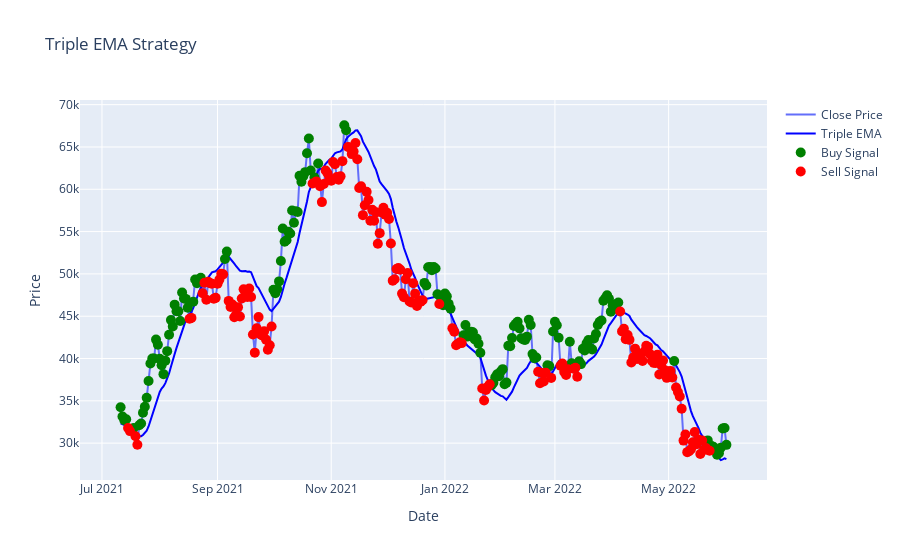

Write notebook code for a chart like this one.
### Markdown cell above
### Стратегия TEMA
#### Если цена > TripleEMA, входим и держим позицию BUY
#### Если цена < TripleEMA, входим и держим позицию SELL

### Code cell
tema_df = df.copy()
period = 55
# EMA1: Первоначальная EMA от цены
tema_df['EMA1'] = talib.EMA(tema_df['close'], timeperiod=period)
    
    # EMA2: EMA от EMA1
tema_df['EMA2'] = talib.EMA(tema_df['EMA1'], timeperiod=period)
    
    # EMA3: EMA от EMA2
tema_df['EMA3'] = talib.EMA(tema_df['EMA2'], timeperiod=period)
    
    # Triple EMA
tema_df['TripleEMA'] = (3 * tema_df['EMA1']) - (3 * tema_df['EMA2']) + tema_df['EMA3']

tema_df = tema_df.dropna()

# Инициализация сигналов
tema_df['Signal'] = 0

# Логика для входа в короткую позицию (Short)
tema_df.loc[tema_df['close'] < tema_df['TripleEMA'], 'Signal'] = -1

# Логика для входа в длинную позицию (Long)
tema_df.loc[tema_df['close'] > tema_df['TripleEMA'], 'Signal'] = 1

buy_signals = tema_df[tema_df['Signal'] == 1]
sell_signals = tema_df[tema_df['Signal'] == -1]

# Визуализация сигналов

fig = go.Figure()
fig.add_trace(go.Scatter(x=tema_df.index, y=tema_df['close'], mode='lines', name='Close Price'))
fig.add_trace(go.Scatter(x=tema_df.index, y=tema_df['TripleEMA'], mode='lines', name='Triple EMA', line=dict(color='blue')))
fig.add_trace(go.Scatter(x=buy_signals.index, y=buy_signals['close'], mode='markers', marker=dict(color='green', size=10), name='Buy Signal'))
fig.add_trace(go.Scatter(x=sell_signals.index, y=sell_signals['close'], mode='markers', marker=dict(color='red', size=10), name='Sell Signal'))
fig.update_layout(title='Triple EMA Strategy', xaxis_title='Date', yaxis_title='Price')
fig.show()

### Figure 1 — Plotly figure (JSON) as saved in the notebook; plotly's stock layout.template omitted (floating-point values rounded to 4 significant figures; data arrays with more than 128 entries replaced by an {"elided": "..."} marker saying what was removed)
{"data": [{"mode": "lines", "name": "Close Price", "type": "scatter", "x": {"elided": "326 str values"}, "y": {"elided": "326 float values"}}, {"line": {"color": "blue"}, "mode": "lines", "name": "Triple EMA", "type": "scatter", "x": {"elided": "326 str values"}, "y": {"elided": "326 float values"}}, {"marker": {"color": "green", "size": 10}, "mode": "markers", "name": "Buy Signal", "type": "scatter", "x": {"elided": "155 str values"}, "y": {"elided": "155 float values"}}, {"marker": {"color": "red", "size": 10}, "mode": "markers", "name": "Sell Signal", "type": "scatter", "x": {"elided": "171 str values"}, "y": {"elided": "171 float values"}}], "layout": {"title": {"text": "Triple EMA Strategy"}, "xaxis": {"title": {"text": "Date"}}, "yaxis": {"title": {"text": "Price"}}}}
